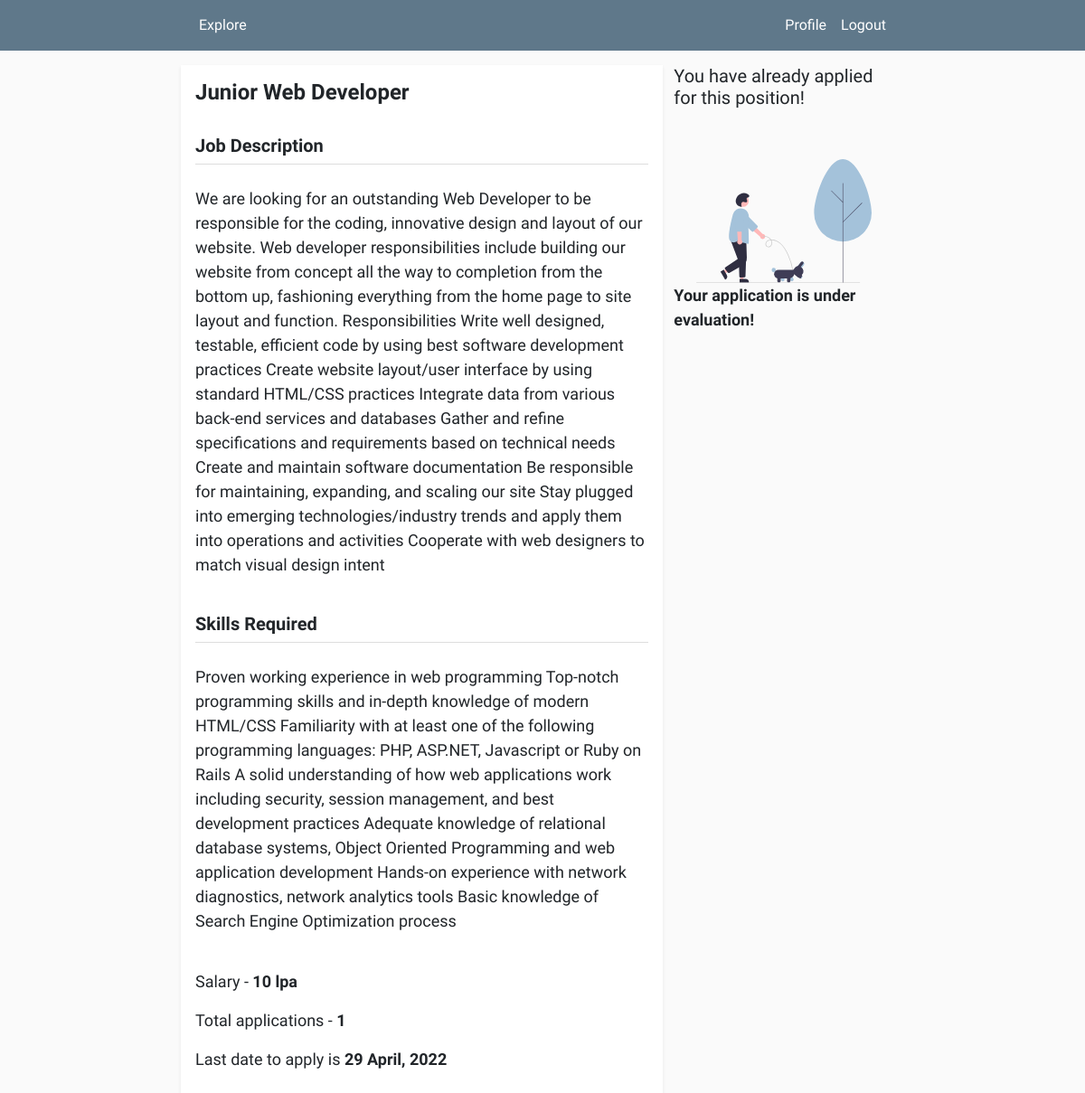
/position/1 (signed in), run on an earlier commit of the app's database.
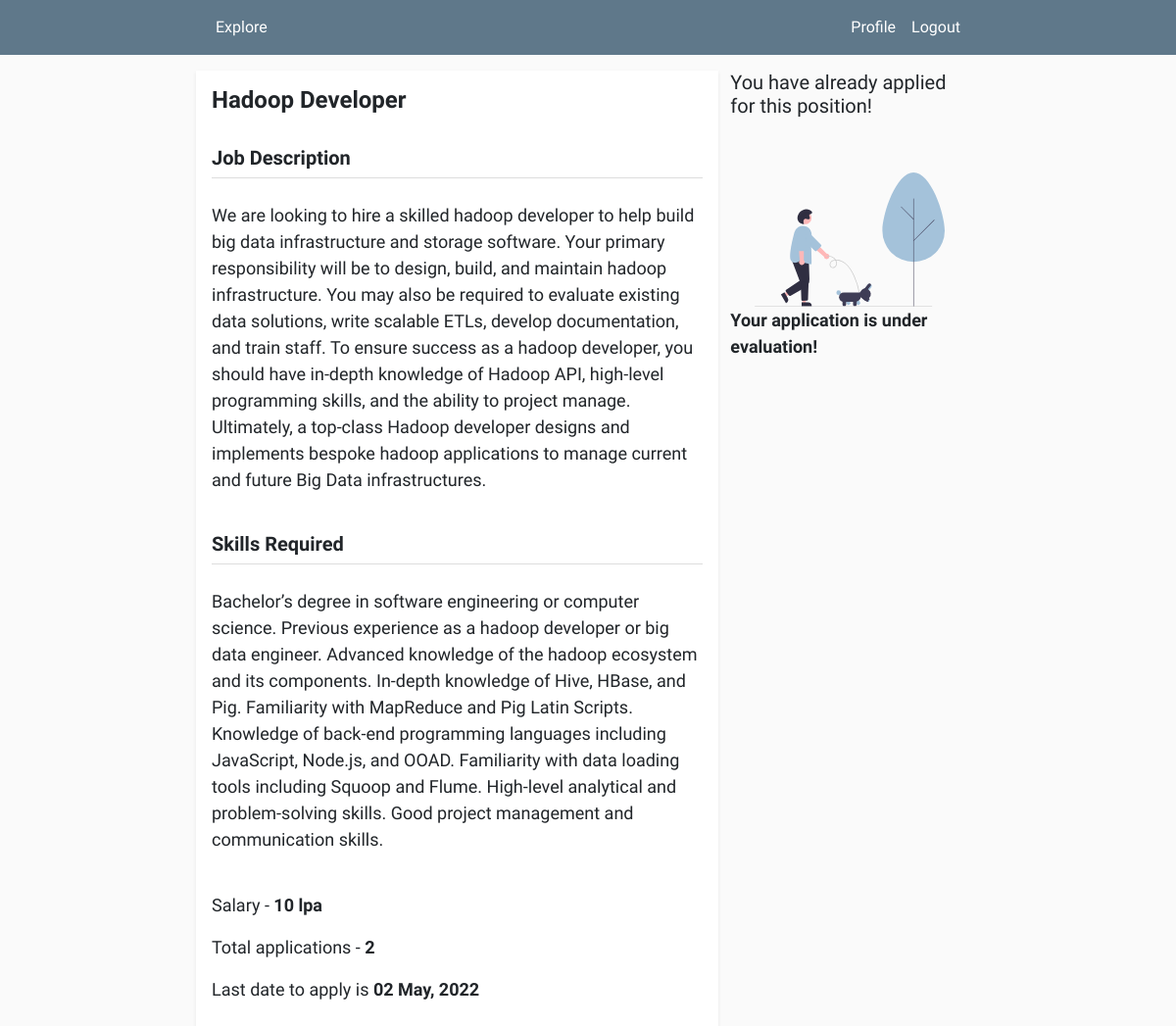
And on a later commit of the database.
### app.py (models this page shows, shortened)
class Job(db.Model):
	id = db.Column(db.Integer, primary_key = True)
	role = db.Column(db.String(60), nullable = False)
	job_desc = db.Column(db.Text, nullable = False)
	skills_required = db.Column(db.Text, nullable = False)
	work_location = db.Column(db.String(60), nullable = False)
	salary = db.Column(db.String(30), nullable = False)
	deadline = db.Column(db.DateTime, nullable = False)
	posted_on = db.Column(db.DateTime, nullable = False, default = datetime.datetime.now())

### app.py (the view)
@app.route('/position/<int:job_id>')
def position(job_id):
	job = Job.query.get(job_id)
	num_applicants = len(job.applicants)
	if current_user.is_authenticated and job in current_user.applied_at:
		status = db.session.query(user_job).filter_by(user_id = current_user.id, job_id = job_id).first().status
	else:
		status = None
	return render_template('job-details.html', title = job.role, job = job, num_applicants = num_applicants, status = status)

### app.py (called while the page is built)
@login_manager.user_loader
def load_user(user_id):
	return User.query.get(int(user_id))

### templates/job-details.html (shortened to what this page needs)
{% extends 'layout.html' %}
{% block content %}
<div class="container col-md-8 mt-3">
	<div class="row">
		<div class="col-md-8 p-3 bg-white shadow-sm">
			<h4><b>{{ job.role }}</b></h4>
			<br/>
			<h5><b>Job Description</b></h5>
			<div class="divider"></div>
			<p class="f-18">
				{{ job.job_desc }}
			</p>
			<br/>
			<h5><b>Skills Required</b></h5>
			<div class="divider"></div>
			<p class="f-18">
				{{ job.skills_required }}
			</p>
			<br/>
			<p class="f-18">Salary - <b>{{ job.salary }}</b></p>
			<p class="f-18">Total applications - <b>{{ num_applicants }}</b></p>
			<p class="f-18">Last date to apply is <b> {{ job.deadline.strftime("%d %B, %Y") }}</b></p>
		</div>
		<div class="col-md-4">
			{% if current_user.is_admin == True %}
			<a href="{{ url_for('applicants', job_id = job.id) }}" class="btn button-style">View Applicants</a>
			{% else %}
				{% if current_user not in job.applicants %}
					<button class="btn button-style" data-bs-toggle="modal" data-bs-target="#applyModal">
						Apply Now
					</button>
				{% else %}
					<h5>You have already applied for this position!</h5>
					<br/>
					<br/>
					<div class="status">
						{% if status == 'Shortlisted' %}
							<img src="{{ url_for('static', filename='images/success.svg') }}" width="80%">
							<p class="f-18"><b>Congratulations!! You are shortlisted for this position.</b></p>
						{% else %}
							<img src="{{ url_for('static', filename='images/pending.svg') }}" width="80%">
							<p class="f-18"><b>Your application is under evaluation!</b></p>
						{% endif %}
					</div>
				{% endif %}
			{% endif %}
		</div>
	</div>
</div>
{% endblock content %}

### templates/layout.html (shortened to what this page needs)
<!DOCTYPE html>
<html>
<head>
    <link href="https://cdn.jsdelivr.net/npm/bootstrap@5.1.3/dist/css/bootstrap.min.css" rel="stylesheet">
    <link rel="stylesheet" href="https://cdn.jsdelivr.net/npm/bootstrap-icons@1.8.0/font/bootstrap-icons.css">
    <link rel="stylesheet" type="text/css" href="{{ url_for('static', filename='main.css') }}">
</head>
<body>
	<nav class="navbar navbar-expand-lg nav-color">
	  <div class="container-fluid col-md-8">
	    <div class="collapse navbar-collapse nav-content" id="navbarNav">
	      <ul class="navbar-nav">
	        <li class="nav-item">
	          <a class="nav-link" aria-current="page" href="{{ url_for('explore') }}">Explore</a>
	        </li>
	      </ul>
	       <ul class="navbar-nav">
	       	{% if current_user.is_authenticated %}
	       		{% if current_user.is_admin == True %}
	       			<li class="nav-item">
			          <a class="nav-link" href="{{ url_for('job_form') }}">Add Job</a>
			        </li>
			    {% else %}
			    	<li class="nav-item">
		          		<a class="nav-link" href="{{ url_for('account') }}">Profile</a>
		        	</li>
	       		{% endif %}
	       		<li class="nav-item">
		          <a class="nav-link" href="{{ url_for('logout') }}">Logout</a>
		        </li>
	        {% endif %}
	      </ul>
	    </div>
	  </div>
	</nav>
	{% block content %}
	{% endblock %}
</body>
</html>

### static/main.css (style rules this page uses)
body { background-color: #fafafa; font-family: 'Source Sans Pro', sans-serif; }
.nav-content { display: flex; justify-content: space-between; }
.nav-color { background-color: #5f788a; }
.navbar-brand, .navbar-nav .nav-link { color: #ffffff; }
.divider { height: 1px; background-color: #dddddd; margin-bottom: 3vh; }
.f-18 { font-size: 18px; }
.status, .image, .empty, .applicant-profile-pic { display: flex; flex-direction: column; justify-content: center; align-items: center; }
a { text-decoration: none; font-size: 16px; }

What changed in the data, as far as the page shows it:
changed Job "10 lpa": role "Junior Web Developer" → "Hadoop Developer"; job_desc "We are looking for an outstanding Web Developer to be responsible for the coding, innovative design and layout of our website. Web developer responsibilities include building our website from concept all the way to completion from the bottom up, fashioning everything from the home page to site layout and function. Responsibilities Write well designed, testable, efficient code by using best software development practices Create website layout/user interface by using standard HTML/CSS practices Integrate data from various back-end services and databases Gather and refine specifications and requirements based on technical needs Create and maintain software documentation Be responsible for…" → "We are looking to hire a skilled hadoop developer to help build big data infrastructure and storage software. Your primary responsibility will be to design, build, and maintain hadoop infrastructure. You may also be required to evaluate existing data solutions, write scalable ETLs, develop documentation, and train staff. To ensure success as a hadoop developer, you should have in-depth knowledge of Hadoop API, high-level programming skills, and the ability to project manage. Ultimately, a top-class Hadoop developer designs and implements bespoke hadoop applications to manage current and future Big Data infrastructures."; skills_required "Proven working experience in web programming Top-notch programming skills and in-depth knowledge of modern HTML/CSS Familiarity with at least one of the following programming languages: PHP, ASP.NET, Javascript or Ruby on Rails A solid understanding of how web applications work including security, session management, and best development practices Adequate knowledge of relational database systems, Object Oriented Programming and web application development Hands-on experience with network diagnostics, network analytics tools Basic knowledge of Search Engine Optimization process" → "Bachelor’s degree in software engineering or computer science. Previous experience as a hadoop developer or big data engineer. Advanced knowledge of the hadoop ecosystem and its components. In-depth knowledge of Hive, HBase, and Pig. Familiarity with MapReduce and Pig Latin Scripts. Knowledge of back-end programming languages including JavaScript, Node.js, and OOAD. Familiarity with data loading tools including Squoop and Flume. High-level analytical and problem-solving skills. Good project management and communication skills."; deadline "29 April, 2022" → "02 May, 2022"
Also different on the page:
{{ num_applicants }}: "1" → "2"
